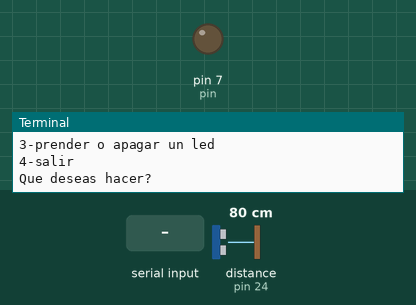
This program was run on a simulated Raspberry Pi (header pin numbers). Shown: output pins drawn as LEDs (lit = HIGH), the last lines printed to the terminal. Inputs (shaded band) come from the test bench; at power-on: distance to the obstacle (sensor on pin 24) 80 cm. The echo pulse lasts 58.3 µs per cm; the clock reads 2024-03-15 10:24:30 at power-on unless the program sets it; pins used as bus, display or sensor lines are not drawn.

Above: at 1.2 s.
1.3 s: "3" typed at the terminal, then Enter
At 2.4 s:
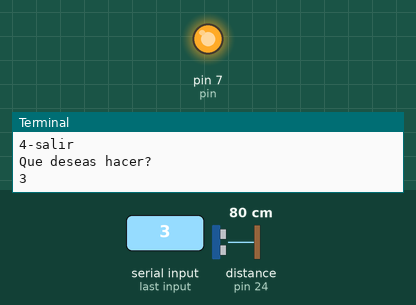
2.8 s: "si" typed at the terminal, then Enter
5.8 s: "si" typed at the terminal, then Enter
7.3 s: "1" typed at the terminal, then Enter
Timing chart, 0 to 10.3 s (numbered marks = the images above; inputs shaded):
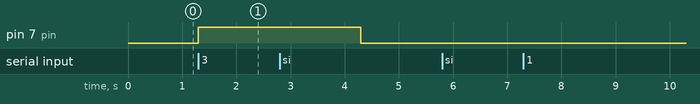

Measured:
- after the input at 1.3 s, pin 7 (pin): LOW → HIGH at once

The program:

menu.py
```python
from Led import led as Led
from Ultrasonico import ultrasonico
from Temperatura import temperatura as temp
class interfaz:
    def __init__(self):
        super().__init__()

    def led():
        Led.led()
    def ultrasonico():
        ultrasonico.leer()
    def temperatura():
        temp.temperatura()


if __name__=='__main__':
    res = 0
    while res != 4 :
        print("1-leer sensor ultrasonico")
        print("2-leer temperatura y humedad")
        print("3-prender o apagar un led")
        print("4-salir")
        res = input("Que deseas hacer?")
        res = int (res)
        if res == 1:
            interfaz.ultrasonico()
        elif res == 2:
            interfaz.temperatura()
        elif res == 3:
            interfaz.led()
        elif res == 4:
            print("Good bye!!!")
        else:
            print("Opcion invalida")
```

Led.py
```python
import RPi.GPIO as GPIO
import time
class led:
    def __init__(self):
        super().__init__()
    def led():
        pin = 7
        GPIO.setmode(GPIO.BOARD)
        GPIO.setup(pin, GPIO.OUT)
        GPIO.output(pin, GPIO.HIGH)
        time.sleep(3)
        GPIO.output(pin, GPIO.LOW)
        res = ""
        while res != "si":
            print("1-Apagar led")
            print("2-Encender led")
            opcion = input("Que deseas hacer?")
            try:
                opcion = int (opcion)
            except:
                print("eso no es un numero")
            if opcion == 1:
                GPIO.output(pin, GPIO.LOW)
            elif opcion == 2:
                GPIO.output(pin, GPIO.HIGH)
            else:
                print("Opcion no valida")
            res = input("deseas salir?")

        GPIO.cleanup()
```

Ultrasonico.py
```python
# Importamos la paquteria necesaria
import RPi.GPIO as GPIO
import time
class ultrasonico:
    def __init__(self):
        super().__init__()

    def leer():
        TRIG = 23 #Variable que contiene el GPIO al cual conectamos la señal TRIG del sensor
        ECHO = 24 #Variable que contiene el GPIO al cual conectamos la señal ECHO del sensor

        GPIO.setmode(GPIO.BCM)     #Establecemos el modo según el cual nos refiriremos a los GPIO de nuestra RPi
        GPIO.setup(TRIG, GPIO.OUT) #Configuramos el pin TRIG como una salida
        GPIO.setup(ECHO, GPIO.IN)  #Configuramos el pin ECHO como una salida


        #Contenemos el código principal en un aestructura try para limpiar los GPIO al terminar o presentarse un error
        try:
            #Implementamos un loop infinito
            while True:

                # Ponemos en bajo el pin TRIG y después esperamos 0.5 seg para que el transductor se estabilice
                GPIO.output(TRIG, GPIO.LOW)
                time.sleep(0.5)

                #Ponemos en alto el pin TRIG esperamos 10 uS antes de ponerlo en bajo
                GPIO.output(TRIG, GPIO.HIGH)
                time.sleep(0.00001)
                GPIO.output(TRIG, GPIO.LOW)

                # En este momento el sensor envía 8 pulsos ultrasónicos de 40kHz y coloca su pin ECHO en alto
                # Debemos detectar dicho evento para iniciar la medición del tiempo

                while True:
                    pulso_inicio = time.time()
                    if GPIO.input(ECHO) == GPIO.HIGH:
                        break

                # El pin ECHO se mantendrá en HIGH hasta recibir el eco rebotado por el obstáculo.
                # En ese momento el sensor pondrá el pin ECHO en bajo.
            # Prodedemos a detectar dicho evento para terminar la medición del tiempo

                while True:
                    pulso_fin = time.time()
                    if GPIO.input(ECHO) == GPIO.LOW:
                        break

                # Tiempo medido en segundos
                duracion = pulso_fin - pulso_inicio

                #Obtenemos la distancia considerando que la señal recorre dos veces la distancia a medir y que la velocidad del sonido es 343m/s
                distancia = (34300 * duracion) / 2

                # Imprimimos resultado
                print( "Distancia: %.2f cm" % distancia)

        except:
            GPIO.cleanup()
            print("a ocurrido un problema")
```

Temperatura.py
```python
import Adafruit_DHT
import time
class temperatura:
    def __init__(self):
        super().__init__()
    def temperatura():
        while True:
            sensor = Adafruit_DHT.DHT11 #Cambia por DHT22 y si usas dicho sensor
            pin = 22 #Pin en la raspberry donde conectamos el sensor
            temperatura = Adafruit_DHT.read_retry(sensor, pin)

            print ('Temperatura: ' , format(temperatura))

            time.sleep(3) #Cada segundo se evalúa el sensor
```
